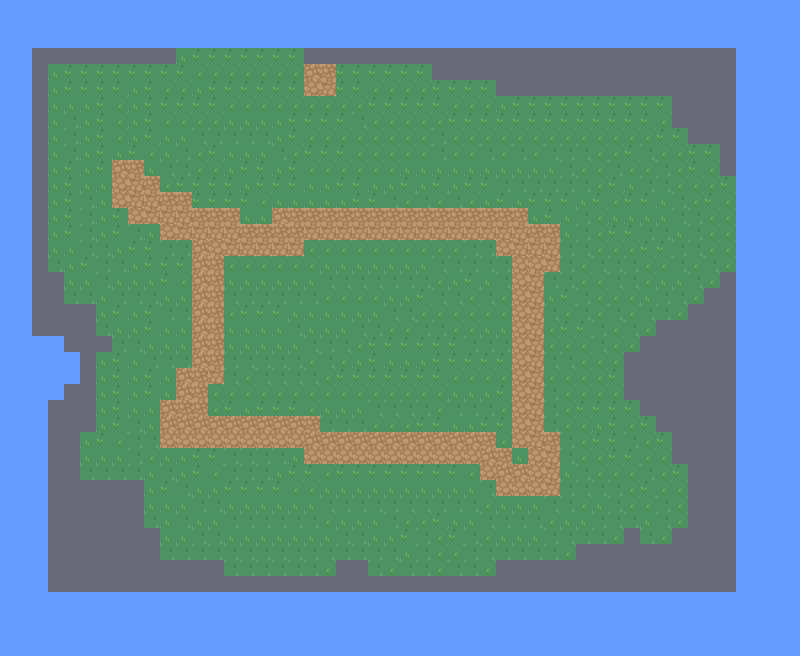

Rendered tile map (Tiled .tmx) drawn with the repository's tilesets; below, a short description and the map source with its tile grids summarised:
An orthogonal 50x41 tile map with 16x16 px tiles, 1 tile layer (Tiles2), 2 tilesets.

<map version="1.4" tiledversion="1.4.2" orientation="orthogonal" renderorder="right-down" compressionlevel="0" width="50" height="41" tilewidth="16" tileheight="16" infinite="0" backgroundcolor="#696A79" nextlayerid="2" nextobjectid="1"><tileset firstgid="1" name="RPG_Nature_Tileset" tilewidth="16" tileheight="16" tilecount="738" columns="41" objectalignment="topleft" margin="0" spacing="0"><image source="..\..\RPG Nature Tileset.png" width="641" height="288" /></tileset><tileset firstgid="739" name="_House" tilewidth="16" tileheight="16" tilecount="800" columns="32" objectalignment="topleft" margin="0" spacing="0"><image source="..\..\1620294938-house.png" width="500" height="400" /></tileset><layer id="1" name="Tiles2" width="50" height="41" opacity="1"><data>[2050 cells, 1736 non-empty, 12 distinct tile ids]</data></layer></map>
